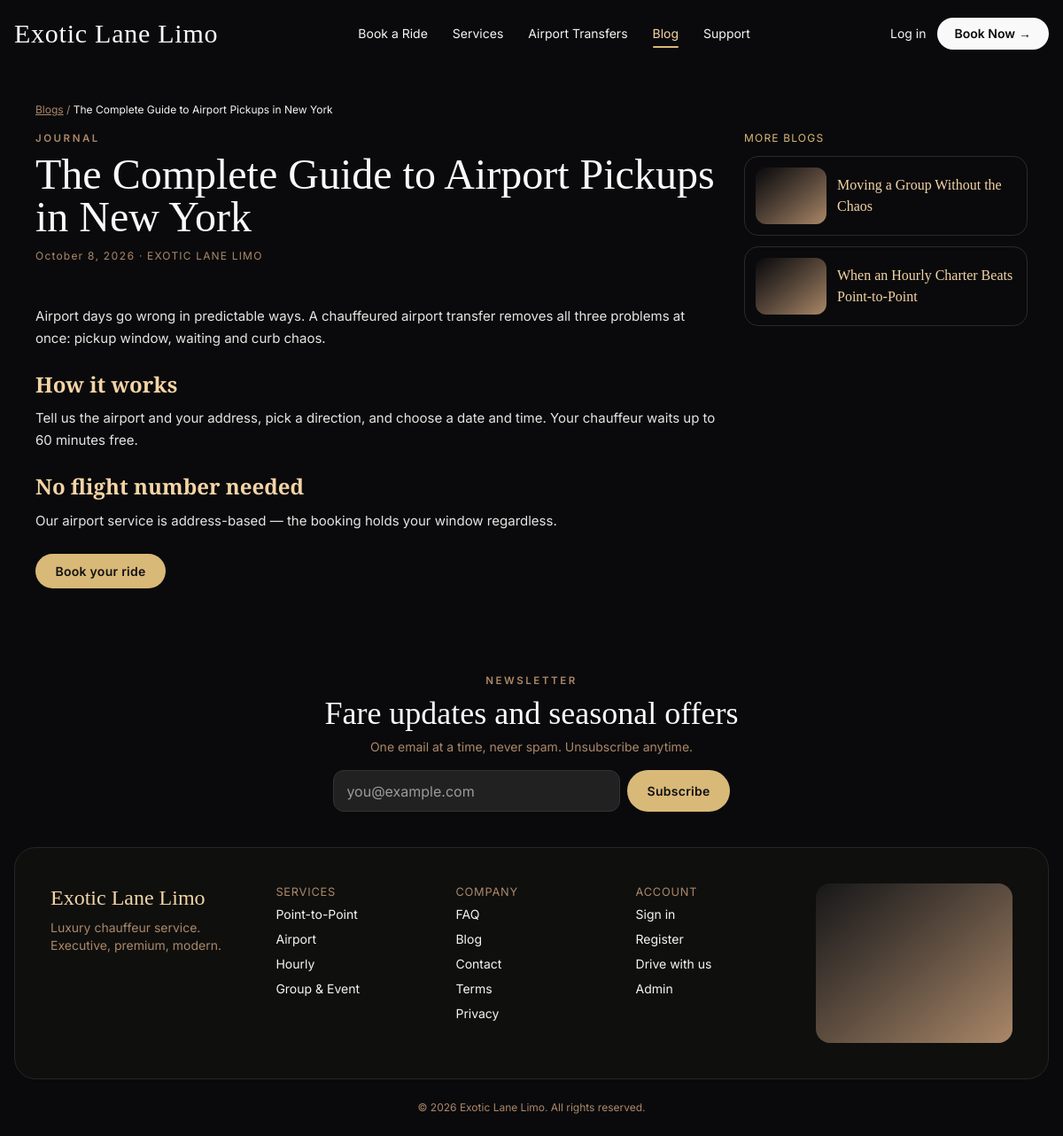
/services/blogs/read.php?slug=airport-pickup-guide, run on the app's committed database.
### tables this page shows
CREATE TABLE IF NOT EXISTS blog_posts (
  id BIGINT UNSIGNED NOT NULL AUTO_INCREMENT PRIMARY KEY,
  slug VARCHAR(150) NOT NULL,
  title VARCHAR(190) NOT NULL,
  excerpt VARCHAR(255) NULL,
  body MEDIUMTEXT NULL,
  cover VARCHAR(255) NULL,
  meta_title VARCHAR(190) NULL,
  meta_description VARCHAR(255) NULL,
  meta_keywords VARCHAR(255) NULL,
  status ENUM('draft','published') NOT NULL DEFAULT 'draft',
  published_at DATETIME NULL,
  created_at DATETIME NOT NULL DEFAULT CURRENT_TIMESTAMP,
  updated_at DATETIME NOT NULL DEFAULT CURRENT_TIMESTAMP ON UPDATE CURRENT_TIMESTAMP,
  UNIQUE KEY uq_blog_slug (slug),
  KEY idx_blog_status (status, published_at)
);

### app/Helpers/functions.php (called while the page is built, shortened)
<?php
function url(string $path = ''): string
{
    return SITE_URL . '/' . ltrim($path, '/');
}
function e(mixed $v): string
{
    return htmlspecialchars((string)($v ?? ''), ENT_QUOTES | ENT_SUBSTITUTE, 'UTF-8');
}
function cover_url(?string $cover, int $w = 1200): string
{
    $c = trim((string)$cover);
    return unsplash_url($c, $w);
}
function unsplash_url(string $photoId, int $w = 1200): string
{
    $id = trim($photoId);
    $q = $w <= 600 ? 55 : 62;
    return 'https://images.unsplash.com/' . rawurlencode($id) . '?auto=format&fit=crop&w=' . $w . '&q=' . $q;
}

### services/blogs/read.php (the view, shortened to what this page needs)
<?php
require_once __DIR__ . '/../../app/bootstrap.php';
require_once __DIR__ . '/../../app/richtext.php';
$pdo = Database::pdo();
$slug = slugify(trim((string)($_GET['slug'] ?? '')));
$st = $pdo->prepare("SELECT * FROM blog_posts WHERE slug = ? AND status = 'published' LIMIT 1");
$st->execute([$slug]);
$post = $st->fetch();
$others = $pdo->prepare("SELECT slug, title, cover, published_at FROM blog_posts WHERE status = 'published' AND id != ? ORDER BY published_at DESC, id DESC LIMIT 3");
$others->execute([(int)$post['id']]);
$related = $others->fetchAll();
?>
<div class="max-w-6xl mx-auto px-4 py-10">
  <p class="text-xs"><a class="underline text-[#AB8868]" href="<?= url('services/blogs/index.php') ?>">Blogs</a> <span class="text-[#AB8868]">/</span> <span class="text-[#F5F5F3]"><?= e($post['title']) ?></span></p>
  <div class="grid lg:grid-cols-[1fr_320px] gap-8 mt-4 items-start">
    <article class="min-w-0">
      <p class="eyebrow">Journal</p>
      <h1 class="font-display text-4xl md:text-5xl text-[#F9F9F9] mt-2"><?= e($post['title']) ?></h1>
      <p class="tabular text-xs tracking-widest text-[#AB8868] mt-3"><?= e(date('F j, Y', strtotime($post['published_at'] ?? $post['created_at']))) ?> · EXOTIC LANE LIMO</p>
      <div class="mt-6 text-[15px] leading-relaxed text-[#E5E5E3] space-y-4 blog-body"><?= render_rich_text($post['body']) ?></div>
      <div class="mt-8">
        <a href="<?= url('services/booking.php') ?>" class="btn-gold rounded-full text-sm px-8 py-3">Book your ride</a>
      </div>
    </article>
    <?php if ($related): ?>
    <aside class="lg:sticky lg:top-20" aria-label="More blogs">
      <p class="tabular text-xs tracking-widest text-[#D9B978]">MORE BLOGS</p>
      <div class="mt-3 space-y-3">
        <?php foreach ($related as $r): ?>
        <a href="<?= url('services/blogs/read.php?slug=' . urlencode($r['slug'])) ?>" class="group flex items-center gap-3 rounded-2xl border border-[#2a2a2b] hover:border-[#C8A96B] p-3">
<?php $relCover = cover_url($r['cover'], 400); if ($relCover !== ''): ?>
    <span class="w-20 h-16 shrink-0 rounded-xl overflow-hidden bg-gradient-to-br from-[#0A0A0C] to-[#AB8868]">
          </span>
          <?php endif; ?>
          <span class="font-display text-base text-[#F3D4A6]"><?= e($r['title']) ?></span>
        </a>
        <?php endforeach; ?>
      </div>
    </aside>
    <?php endif; ?>
  </div>
</div>
<?php
require APP_ROOT . '/views/layouts/public.php';

### app/richtext.php (shortened to what this page needs)
<?php
function clean_html(?string $html): string
{
    $html = trim((string)$html);
    $html = preg_replace('#<(script|style|iframe|object|embed|form|input|button)\b[^>]*>.*?</\1>#is', '', $html) ?? '';
    $html = strip_tags($html, '<p><br><b><strong><i><em><u><s><a><ul><ol><li><h2><h3><h4><blockquote>');
    $html = preg_replace_callback('~<a\b([^>]*)>~i', static function (array $m): string {
        $attrs = $m[1];
        $href = '';
        if (preg_match('~\bhref\s*=\s*"([^"]*)"~i', $attrs, $h)) $href = $h[1];
        elseif (preg_match("~\bhref\s*=\s*'([^']*)'~i", $attrs, $h)) $href = $h[1];
        elseif (preg_match('~\bhref\s*=\s*([^\s>]+)~i', $attrs, $h)) $href = $h[1];
        if ($href === '' || preg_match('~^(?:https?://|mailto:|\#)~i', $href) !== 1) return '<a>';
        return '<a href="' . htmlspecialchars($href, ENT_QUOTES | ENT_HTML5, 'UTF-8') . '">';
    }, $html) ?? $html;
    return html_entity_decode($html, ENT_QUOTES | ENT_HTML5, 'UTF-8');
}
function render_rich_text(?string $html): string
{
    $html = clean_html($html);
    $html = preg_replace('#<p>(?:\s|<br\s*/?>)*</p>#i', '', $html) ?? $html;
    $html = preg_replace('#\s+style\s*=\s*("[^"]*"|\'[^\']*\')#i', '', $html) ?? $html;
    $html = preg_replace('#\s+class\s*=\s*("[^"]*"|\'[^\']*\')#i', '', $html) ?? $html;
    return $html;
}

### assets/css/app.css (style rules this page uses)
:root { --black:#0A0A0C; --deep:#0F0F0E; --charcoal:#181819; --input:#212121; --champagne:#F3D4A6; --champagne-lt:#F7E2BF; --gold:#D9B978; --gold-mute:#C8A96B; --tan:#AB8868; --ivory:#F9F9F9; --soft:#F5F5F3; --border:#E5E5E3; --cta:#F9F9F9; --cta-h:#F3D4A6; --err:#A3322F; --err-deep:#8E2B29; }
html { scroll-behavior:smooth }
body { background:var(--black);color:var(--soft); }
.font-display { font-family:"Cormorant Garamond",Georgia,serif }
.font-ui { font-family:Inter,system-ui,sans-serif }
.btn-gold { background:var(--gold);color:#111;padding:.7rem 1.4rem;font-weight:600;letter-spacing:.02em }
.eyebrow { font-size:.72rem;letter-spacing:.22em;text-transform:uppercase;color:var(--tan);font-weight:600 }
.tabular { font-variant-numeric:tabular-nums }
.blog-body>*:first-child { margin-top:0 }
.blog-body p { margin-top:.75rem }
.blog-body h2 { font-family:"Cormorant Garamond",Georgia,serif;font-size:1.5rem;line-height:1.2;color:var(--champagne);margin:1.6rem 0 .1rem;font-weight:600 }

### data on the page
blog_posts: title "The Complete Guide to Airport Pickups in New York", published_at "October 8, 2026", body "Airport days go wrong in predictable ways. A chauffeured airport transfer removes all three problems at once: pickup window, waiting and curb chaos. How it works Tell us the airport and your address, pick a direction, and choose a date and time. Your chauffeur waits up to 60 minutes free. No flight number needed Our airport service is address-based — the booking holds your window regardless."
blog_posts: title "Moving a Group Without the Chaos"
blog_posts: title "When an Hourly Charter Beats Point-to-Point"
